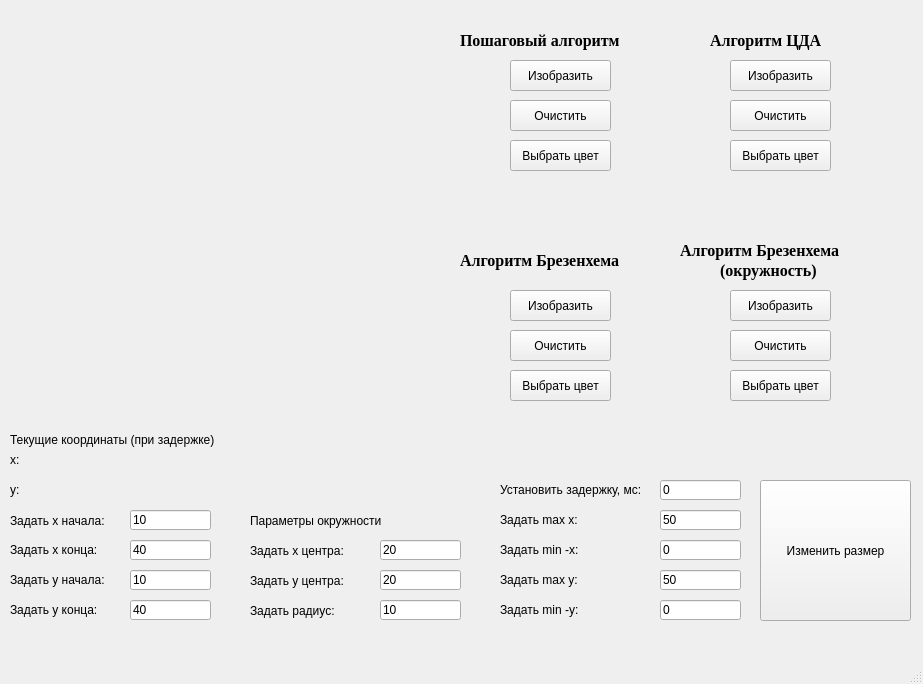
<?xml version="1.0" encoding="UTF-8"?>
<ui version="4.0">
 <class>MainWindow</class>
 <widget class="QMainWindow" name="MainWindow">
  <property name="geometry">
   <rect>
    <x>0</x>
    <y>0</y>
    <width>923</width>
    <height>684</height>
   </rect>
  </property>
  <property name="windowTitle">
   <string>MainWindow</string>
  </property>
  <widget class="QWidget" name="centralwidget">
   <widget class="QLabel" name="label">
    <property name="geometry">
     <rect>
      <x>460</x>
      <y>30</y>
      <width>201</width>
      <height>21</height>
     </rect>
    </property>
    <property name="font">
     <font>
      <family>Times New Roman</family>
      <pointsize>12</pointsize>
      <weight>75</weight>
      <bold>true</bold>
     </font>
    </property>
    <property name="text">
     <string>Пошаговый алгоритм</string>
    </property>
   </widget>
   <widget class="QPushButton" name="pushButton">
    <property name="geometry">
     <rect>
      <x>510</x>
      <y>60</y>
      <width>101</width>
      <height>31</height>
     </rect>
    </property>
    <property name="text">
     <string>Изобразить</string>
    </property>
   </widget>
   <widget class="QPushButton" name="pushButton_3">
    <property name="geometry">
     <rect>
      <x>510</x>
      <y>290</y>
      <width>101</width>
      <height>31</height>
     </rect>
    </property>
    <property name="text">
     <string>Изобразить</string>
    </property>
   </widget>
   <widget class="QCustomPlot" name="widget" native="true">
    <property name="geometry">
     <rect>
      <x>10</x>
      <y>10</y>
      <width>441</width>
      <height>411</height>
     </rect>
    </property>
   </widget>
   <widget class="QPushButton" name="pushButton_2">
    <property name="geometry">
     <rect>
      <x>730</x>
      <y>60</y>
      <width>101</width>
      <height>31</height>
     </rect>
    </property>
    <property name="text">
     <string>Изобразить</string>
    </property>
   </widget>
   <widget class="QPushButton" name="pushButton_4">
    <property name="geometry">
     <rect>
      <x>730</x>
      <y>290</y>
      <width>101</width>
      <height>31</height>
     </rect>
    </property>
    <property name="text">
     <string>Изобразить</string>
    </property>
   </widget>
   <widget class="QPushButton" name="pushButton_5">
    <property name="geometry">
     <rect>
      <x>510</x>
      <y>100</y>
      <width>101</width>
      <height>31</height>
     </rect>
    </property>
    <property name="text">
     <string>Очистить</string>
    </property>
   </widget>
   <widget class="QPushButton" name="pushButton_6">
    <property name="geometry">
     <rect>
      <x>510</x>
      <y>370</y>
      <width>101</width>
      <height>31</height>
     </rect>
    </property>
    <property name="text">
     <string>Выбрать цвет</string>
    </property>
   </widget>
   <widget class="QPushButton" name="pushButton_7">
    <property name="geometry">
     <rect>
      <x>730</x>
      <y>100</y>
      <width>101</width>
      <height>31</height>
     </rect>
    </property>
    <property name="text">
     <string>Очистить</string>
    </property>
   </widget>
   <widget class="QPushButton" name="pushButton_8">
    <property name="geometry">
     <rect>
      <x>730</x>
      <y>330</y>
      <width>101</width>
      <height>31</height>
     </rect>
    </property>
    <property name="text">
     <string>Очистить</string>
    </property>
   </widget>
   <widget class="QLabel" name="label_2">
    <property name="geometry">
     <rect>
      <x>460</x>
      <y>250</y>
      <width>201</width>
      <height>21</height>
     </rect>
    </property>
    <property name="font">
     <font>
      <family>Times New Roman</family>
      <pointsize>12</pointsize>
      <weight>75</weight>
      <bold>true</bold>
     </font>
    </property>
    <property name="text">
     <string>Алгоритм Брезенхема</string>
    </property>
   </widget>
   <widget class="QLabel" name="label_3">
    <property name="geometry">
     <rect>
      <x>680</x>
      <y>240</y>
      <width>211</width>
      <height>21</height>
     </rect>
    </property>
    <property name="font">
     <font>
      <family>Times New Roman</family>
      <pointsize>12</pointsize>
      <weight>75</weight>
      <bold>true</bold>
     </font>
    </property>
    <property name="layoutDirection">
     <enum>Qt::LeftToRight</enum>
    </property>
    <property name="text">
     <string>Алгоритм Брезенхема</string>
    </property>
    <property name="alignment">
     <set>Qt::AlignLeading|Qt::AlignLeft|Qt::AlignVCenter</set>
    </property>
   </widget>
   <widget class="QLabel" name="label_4">
    <property name="geometry">
     <rect>
      <x>710</x>
      <y>30</y>
      <width>151</width>
      <height>20</height>
     </rect>
    </property>
    <property name="font">
     <font>
      <family>Times New Roman</family>
      <pointsize>12</pointsize>
      <weight>75</weight>
      <bold>true</bold>
     </font>
    </property>
    <property name="text">
     <string>Алгоритм ЦДА</string>
    </property>
   </widget>
   <widget class="QLabel" name="label_6">
    <property name="geometry">
     <rect>
      <x>500</x>
      <y>480</y>
      <width>151</width>
      <height>20</height>
     </rect>
    </property>
    <property name="text">
     <string>Установить задержку, мс:</string>
    </property>
   </widget>
   <widget class="QLineEdit" name="lineEdit">
    <property name="geometry">
     <rect>
      <x>660</x>
      <y>480</y>
      <width>81</width>
      <height>20</height>
     </rect>
    </property>
    <property name="text">
     <string>0</string>
    </property>
   </widget>
   <widget class="QLabel" name="label_7">
    <property name="geometry">
     <rect>
      <x>500</x>
      <y>510</y>
      <width>151</width>
      <height>20</height>
     </rect>
    </property>
    <property name="text">
     <string>Задать max x:</string>
    </property>
   </widget>
   <widget class="QLabel" name="label_8">
    <property name="geometry">
     <rect>
      <x>500</x>
      <y>540</y>
      <width>151</width>
      <height>20</height>
     </rect>
    </property>
    <property name="text">
     <string>Задать min -x:</string>
    </property>
   </widget>
   <widget class="QLabel" name="label_9">
    <property name="geometry">
     <rect>
      <x>500</x>
      <y>570</y>
      <width>151</width>
      <height>20</height>
     </rect>
    </property>
    <property name="text">
     <string>Задать max y:</string>
    </property>
   </widget>
   <widget class="QLabel" name="label_10">
    <property name="geometry">
     <rect>
      <x>500</x>
      <y>600</y>
      <width>151</width>
      <height>20</height>
     </rect>
    </property>
    <property name="text">
     <string>Задать min -y:</string>
    </property>
   </widget>
   <widget class="QLineEdit" name="lineEdit_2">
    <property name="geometry">
     <rect>
      <x>660</x>
      <y>510</y>
      <width>81</width>
      <height>20</height>
     </rect>
    </property>
    <property name="text">
     <string>50</string>
    </property>
   </widget>
   <widget class="QLineEdit" name="lineEdit_3">
    <property name="geometry">
     <rect>
      <x>660</x>
      <y>540</y>
      <width>81</width>
      <height>20</height>
     </rect>
    </property>
    <property name="text">
     <string>0</string>
    </property>
   </widget>
   <widget class="QLineEdit" name="lineEdit_4">
    <property name="geometry">
     <rect>
      <x>660</x>
      <y>570</y>
      <width>81</width>
      <height>20</height>
     </rect>
    </property>
    <property name="text">
     <string>50</string>
    </property>
   </widget>
   <widget class="QLineEdit" name="lineEdit_5">
    <property name="geometry">
     <rect>
      <x>660</x>
      <y>600</y>
      <width>81</width>
      <height>20</height>
     </rect>
    </property>
    <property name="text">
     <string>0</string>
    </property>
   </widget>
   <widget class="QLabel" name="label_11">
    <property name="geometry">
     <rect>
      <x>10</x>
      <y>570</y>
      <width>111</width>
      <height>20</height>
     </rect>
    </property>
    <property name="text">
     <string>Задать y начала:</string>
    </property>
   </widget>
   <widget class="QLabel" name="label_12">
    <property name="geometry">
     <rect>
      <x>10</x>
      <y>540</y>
      <width>111</width>
      <height>20</height>
     </rect>
    </property>
    <property name="text">
     <string>Задать x конца:</string>
    </property>
   </widget>
   <widget class="QLabel" name="label_13">
    <property name="geometry">
     <rect>
      <x>10</x>
      <y>600</y>
      <width>111</width>
      <height>20</height>
     </rect>
    </property>
    <property name="text">
     <string>Задать y конца:</string>
    </property>
   </widget>
   <widget class="QLineEdit" name="lineEdit_6">
    <property name="geometry">
     <rect>
      <x>130</x>
      <y>600</y>
      <width>81</width>
      <height>20</height>
     </rect>
    </property>
    <property name="text">
     <string>40</string>
    </property>
   </widget>
   <widget class="QLineEdit" name="lineEdit_7">
    <property name="geometry">
     <rect>
      <x>130</x>
      <y>540</y>
      <width>81</width>
      <height>20</height>
     </rect>
    </property>
    <property name="text">
     <string>40</string>
    </property>
   </widget>
   <widget class="QLineEdit" name="lineEdit_8">
    <property name="geometry">
     <rect>
      <x>130</x>
      <y>510</y>
      <width>81</width>
      <height>20</height>
     </rect>
    </property>
    <property name="text">
     <string>10</string>
    </property>
   </widget>
   <widget class="QLineEdit" name="lineEdit_9">
    <property name="geometry">
     <rect>
      <x>130</x>
      <y>570</y>
      <width>81</width>
      <height>20</height>
     </rect>
    </property>
    <property name="text">
     <string>10</string>
    </property>
   </widget>
   <widget class="QLabel" name="label_14">
    <property name="geometry">
     <rect>
      <x>10</x>
      <y>510</y>
      <width>111</width>
      <height>21</height>
     </rect>
    </property>
    <property name="text">
     <string>Задать x начала:</string>
    </property>
   </widget>
   <widget class="QPushButton" name="pushButton_9">
    <property name="geometry">
     <rect>
      <x>510</x>
      <y>140</y>
      <width>101</width>
      <height>31</height>
     </rect>
    </property>
    <property name="text">
     <string>Выбрать цвет</string>
    </property>
   </widget>
   <widget class="QPushButton" name="pushButton_10">
    <property name="geometry">
     <rect>
      <x>510</x>
      <y>330</y>
      <width>101</width>
      <height>31</height>
     </rect>
    </property>
    <property name="text">
     <string>Очистить</string>
    </property>
   </widget>
   <widget class="QPushButton" name="pushButton_11">
    <property name="geometry">
     <rect>
      <x>730</x>
      <y>140</y>
      <width>101</width>
      <height>31</height>
     </rect>
    </property>
    <property name="text">
     <string>Выбрать цвет</string>
    </property>
   </widget>
   <widget class="QPushButton" name="pushButton_12">
    <property name="geometry">
     <rect>
      <x>730</x>
      <y>370</y>
      <width>101</width>
      <height>31</height>
     </rect>
    </property>
    <property name="text">
     <string>Выбрать цвет</string>
    </property>
   </widget>
   <widget class="QPushButton" name="pushButton_13">
    <property name="geometry">
     <rect>
      <x>760</x>
      <y>480</y>
      <width>151</width>
      <height>141</height>
     </rect>
    </property>
    <property name="text">
     <string>Изменить размер</string>
    </property>
   </widget>
   <widget class="QLabel" name="label_15">
    <property name="geometry">
     <rect>
      <x>10</x>
      <y>430</y>
      <width>301</width>
      <height>20</height>
     </rect>
    </property>
    <property name="text">
     <string>Текущие координаты (при задержке)</string>
    </property>
   </widget>
   <widget class="QLabel" name="label_16">
    <property name="geometry">
     <rect>
      <x>10</x>
      <y>450</y>
      <width>41</width>
      <height>20</height>
     </rect>
    </property>
    <property name="text">
     <string>x:</string>
    </property>
   </widget>
   <widget class="QLabel" name="label_17">
    <property name="geometry">
     <rect>
      <x>50</x>
      <y>450</y>
      <width>91</width>
      <height>20</height>
     </rect>
    </property>
    <property name="text">
     <string/>
    </property>
   </widget>
   <widget class="QLabel" name="label_18">
    <property name="geometry">
     <rect>
      <x>10</x>
      <y>480</y>
      <width>41</width>
      <height>20</height>
     </rect>
    </property>
    <property name="text">
     <string>y:</string>
    </property>
   </widget>
   <widget class="QLabel" name="label_19">
    <property name="geometry">
     <rect>
      <x>50</x>
      <y>480</y>
      <width>91</width>
      <height>20</height>
     </rect>
    </property>
    <property name="text">
     <string/>
    </property>
   </widget>
   <widget class="QLabel" name="label_21">
    <property name="geometry">
     <rect>
      <x>250</x>
      <y>510</y>
      <width>151</width>
      <height>21</height>
     </rect>
    </property>
    <property name="text">
     <string>Параметры окружности</string>
    </property>
   </widget>
   <widget class="QLabel" name="label_22">
    <property name="geometry">
     <rect>
      <x>250</x>
      <y>540</y>
      <width>111</width>
      <height>21</height>
     </rect>
    </property>
    <property name="text">
     <string>Задать x центра:</string>
    </property>
   </widget>
   <widget class="QLabel" name="label_23">
    <property name="geometry">
     <rect>
      <x>250</x>
      <y>600</y>
      <width>111</width>
      <height>21</height>
     </rect>
    </property>
    <property name="text">
     <string>Задать радиус:</string>
    </property>
   </widget>
   <widget class="QLineEdit" name="lineEdit_10">
    <property name="geometry">
     <rect>
      <x>380</x>
      <y>540</y>
      <width>81</width>
      <height>20</height>
     </rect>
    </property>
    <property name="text">
     <string>20</string>
    </property>
   </widget>
   <widget class="QLineEdit" name="lineEdit_11">
    <property name="geometry">
     <rect>
      <x>380</x>
      <y>600</y>
      <width>81</width>
      <height>20</height>
     </rect>
    </property>
    <property name="text">
     <string>10</string>
    </property>
   </widget>
   <widget class="QLabel" name="label_24">
    <property name="geometry">
     <rect>
      <x>250</x>
      <y>570</y>
      <width>111</width>
      <height>21</height>
     </rect>
    </property>
    <property name="text">
     <string>Задать y центра:</string>
    </property>
   </widget>
   <widget class="QLineEdit" name="lineEdit_12">
    <property name="geometry">
     <rect>
      <x>380</x>
      <y>570</y>
      <width>81</width>
      <height>20</height>
     </rect>
    </property>
    <property name="text">
     <string>20</string>
    </property>
   </widget>
   <widget class="QLabel" name="label_20">
    <property name="geometry">
     <rect>
      <x>720</x>
      <y>260</y>
      <width>131</width>
      <height>21</height>
     </rect>
    </property>
    <property name="font">
     <font>
      <family>Times New Roman</family>
      <pointsize>12</pointsize>
      <weight>75</weight>
      <bold>true</bold>
     </font>
    </property>
    <property name="layoutDirection">
     <enum>Qt::LeftToRight</enum>
    </property>
    <property name="text">
     <string>(окружность)</string>
    </property>
    <property name="alignment">
     <set>Qt::AlignLeading|Qt::AlignLeft|Qt::AlignVCenter</set>
    </property>
   </widget>
  </widget>
  <widget class="QMenuBar" name="menubar">
   <property name="geometry">
    <rect>
     <x>0</x>
     <y>0</y>
     <width>923</width>
     <height>26</height>
    </rect>
   </property>
  </widget>
  <widget class="QStatusBar" name="statusbar"/>
 </widget>
 <customwidgets>
  <customwidget>
   <class>QCustomPlot</class>
   <extends>QWidget</extends>
   <header>qcustomplot.h</header>
   <container>1</container>
  </customwidget>
 </customwidgets>
 <resources/>
 <connections/>
</ui>
